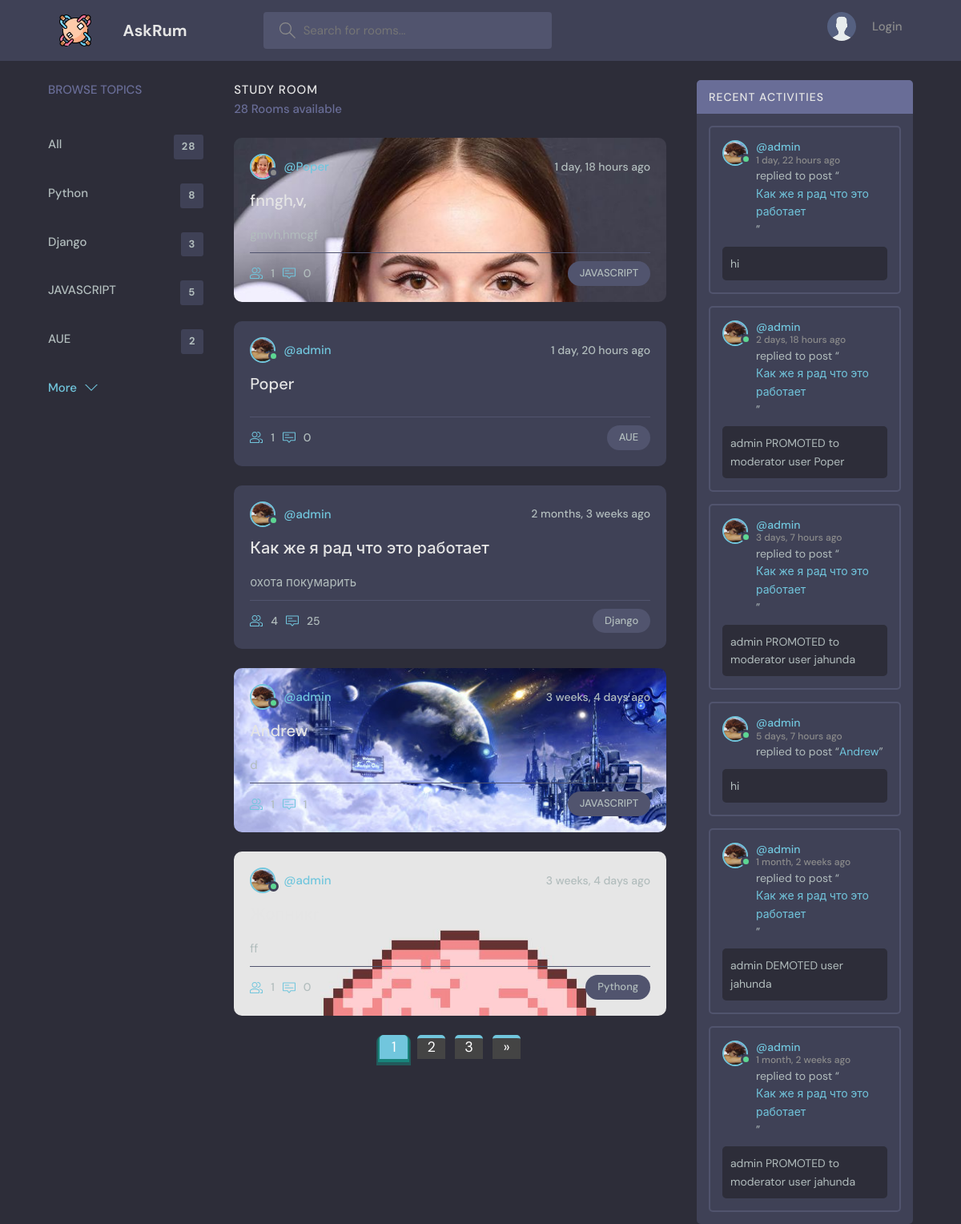
Before: / with the older database file.
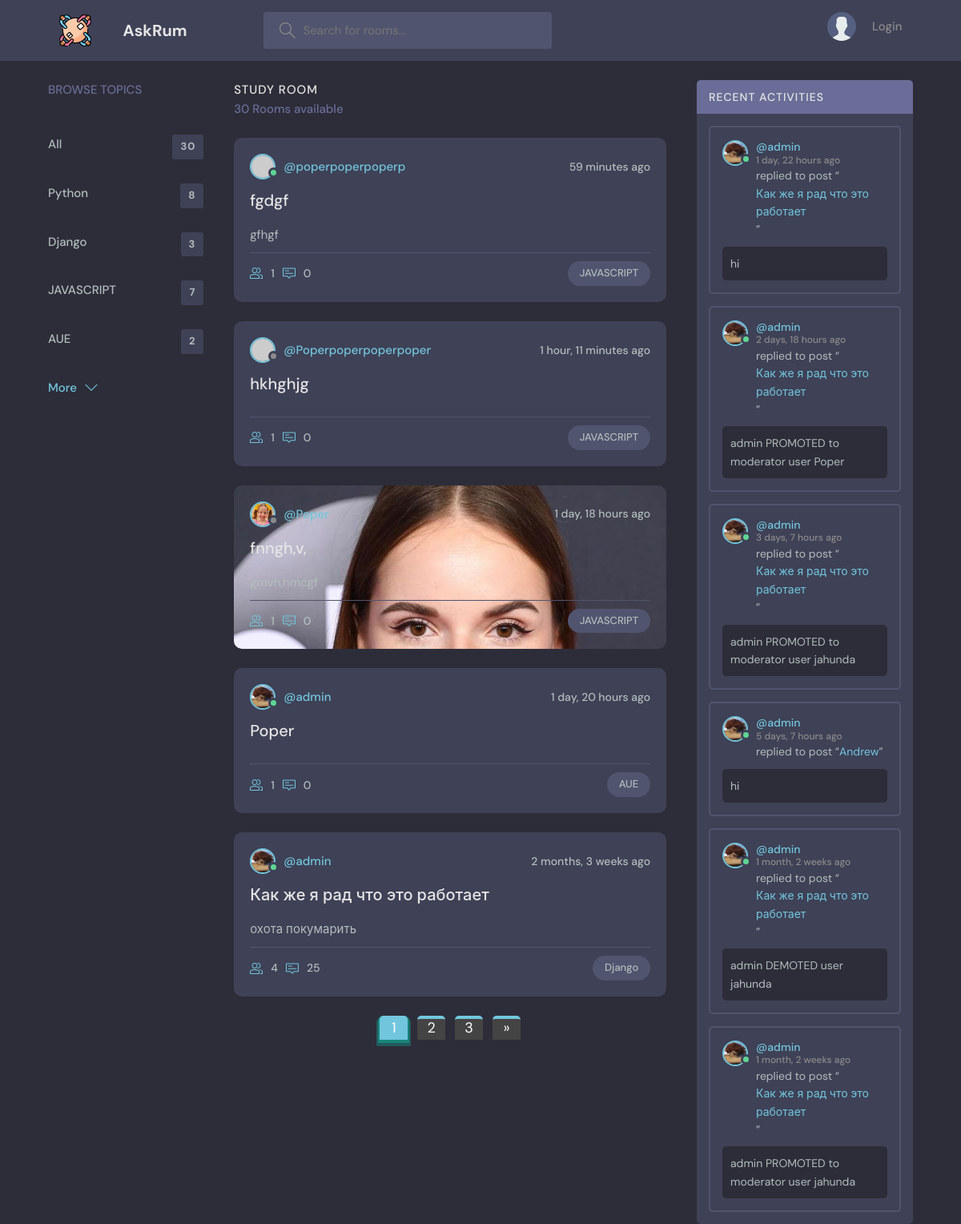
After: the same page with the newer database file.
### main/models.py (models this page shows, shortened)
class Topic(models.Model):
    name = models.CharField(max_length=200)

class Room(models.Model):
    host = models.ForeignKey(User, on_delete=models.SET_NULL, null=True)
    topic = models.ForeignKey(Topic, on_delete=models.SET_NULL, null=True)
    name = models.CharField(max_length=200)
    description = models.TextField(null=True, blank=True)
    image = models.ImageField(upload_to="room-images/%Y/%m/%d/", null=True, blank=True)
    moderator = models.ManyToManyField(User, related_name="moderator", blank=True)
    participants = models.ManyToManyField(User, related_name='participants', blank=True)
    updated = models.DateTimeField(auto_now=True)
    created = models.DateTimeField(auto_now_add=True)
    def __str__(self):
        return self.name
    class Meta:
        verbose_name = 'Room'
        verbose_name_plural = 'Rooms'
        ordering = ['-updated', '-created']
    @property
    def imageURL(self):
        try:
            url = self.image.url
        except:
            url = ''
        return url

class User(AbstractUser):
    name = models.CharField(max_length=200, null=True)
    email = models.EmailField(null=True, unique=True)
    bio = models.TextField(null=True)
    avatar = models.ImageField(upload_to="avatars/%Y/%m/%d/",null=True, blank=True)
    is_online = models.BooleanField(default=True)
    @property
    def imageURL(self):
        try:
            url = self.avatar.url
        except:
            url = ''
        return url

class Message(models.Model):
    user = models.ForeignKey(User, on_delete=models.CASCADE)
    room = models.ForeignKey(Room, on_delete=models.CASCADE)
    body = models.TextField(null=False)
    updated = models.DateTimeField(auto_now=True)
    created = models.DateTimeField(auto_now_add=True)
    class Meta:
        ordering = ['-updated', '-created']
    def __str__(self):
        return self.body[:50]

### main/views.py (the view)
# urls.py: path('', home, name='home'),
def home(request):
    q = request.GET.get('q') if request.GET.get('q') != None else ''
    rooms = Room.objects.filter(Q(topic__name__icontains=q) |
                                Q(name__icontains=q) |
                                Q(host__username__icontains=q) |
                                Q(description__icontains=q))
    topics = Topic.objects.all()[:5]
    room_all = Room.objects.all().count()
    room_count = rooms.count()
    room_messages = Message.objects.filter(Q(room__topic__name__icontains=q))
    paginator = Paginator(rooms, 5)
    page_number = request.GET.get('page')
    page_obj = paginator.get_page(page_number)
    context = {'title': 'Главная страница',
               'rooms':rooms, 'topics': topics,
               'room_count': room_count, 'room_messages':room_messages[:6],
               'room_all': room_all,
                'page_obj': page_obj, }
    return render(request, 'main/home.html', context)

### main/templates/main/home.html (shortened to what this page needs)
{%extends 'main/base.html'%}
{%block content%}
  <body>
    <main class="layout layout--3">
      <div class="container">
        {%include 'main/topics_component.html'%}
        <div class="roomList">
          <div class="roomList__header">
            <div>
              <h2>Study Room</h2>
              <p>{{room_count}} Rooms available</p>
            </div>
          </div>
        {%include 'main/feed_component.html'%}
        </div>
        {%include 'main/activity_component.html'%}
      </div>
    </main>
{%endblock%}

### main/templates/main/base.html (shortened to what this page needs)
<!DOCTYPE html>
{%load static%}
<html lang="en">
  <head>
    <link rel="stylesheet" href="{%static 'styles/style.css'%}" />
  </head>
  <body>
    {%include 'main/navbar.html'%}
    {%block content%}
    {%endblock%}
  </body>
</html>

### main/templates/main/navbar.html (shortened to what this page needs)
{%load static%}
    <header class="header header--loggedIn">
      <div class="container">
        <a href="{%url 'home'%}" class="header__logo">
          <img src="{%static 'images/round-tables.png'%}" />
          <h1>AskRum</h1>
        </a>
        <form class="header__search" method="get" action="{%url 'home'%}">
          <label>
            <input name="q" placeholder="Search for rooms..." />
          </label>
        </form>
        <nav class="header__menu">
          {%if request.user.is_authenticated%}
            <div class="header__user">
              <a href="{%url 'user-profile' request.user.pk%}">
                <div class="avatar avatar--medium active">
                    {%if request.user.imageURL%}
                        <img src="{{request.user.imageURL}}">
                    {%else%}
                        <img src="https://avatars.dicebear.com/api/bottts/{{request.user.username}}.svg" />
                    {%endif%}
                </div>
                <p>{{request.user.name}}<span>@{{request.user.username}}</span></p>
              </a>
              <button class="dropdown-button">
                <svg version="1.1" xmlns="http://www.w3.org/2000/svg" width="32" height="32" viewBox="0 0 32 32">
                  <title>chevron-down</title>
                  <path d="M16 21l-13-13h-3l16 16 16-16h-3l-13 13z"></path>
                </svg>
              </button>
            </div>
          {%else%}
            <a href="{%url 'login'%}">
              <img src="{%static 'images/avatar.svg'%}" />
              <p>Login</p>
            </a>
          {%endif%}
        </nav>
      </div>
    </header>

### main/templates/main/topics_component.html (shortened to what this page needs)
        <div class="topics">
          <div class="topics__header">
            <h2>Browse Topics</h2>
          </div>
              <ul class="topics__list">
                <li>
                  <a href="{%url 'home'%}">All <span>{{room_all}}</span></a>
                </li>
                  {%for t in topics%}
                      {%if t.room_set.all.count > 0%}
                            <li>
                              <a href="{%url 'home'%}?q={{t.name}}">{{t.name}}<span>{{t.room_set.all.count}}</span></a>
                            </li>
                      {%endif%}
                  {%endfor%}
              </ul>
          <a class="btn btn--link" href="{%url 'topics'%}">
            More
            <svg version="1.1" xmlns="http://www.w3.org/2000/svg" width="32" height="32" viewBox="0 0 32 32">
              <title>chevron-down</title>
              <path d="M16 21l-13-13h-3l16 16 16-16h-3l-13 13z"></path>
            </svg>
          </a>
        </div>

### main/templates/main/feed_component.html (shortened to what this page needs)
{%load static%}
            {%for room in page_obj%}
            {%if room.imageURL%}
                <div class="roomListRoom" style="background-image: url({{room.imageURL}}); background-size: cover;">
            {%else%}
              <div class="roomListRoom">
            {%endif%}
                <div class="roomListRoom__header">
                {%if room.host.pk != None %}
                      <a href="{%url 'user-profile' room.host.pk%}" class="roomListRoom__author">
                            {%if room.host.is_online%}
                             <div class="avatar avatar--small active">
                                {%if room.host.imageURL%}
                                    <img src="{{room.host.imageURL}}">
                                {%else%}
                                    <img src="https://avatars.dicebear.com/api/bottts/{{room.host.username}}.svg" />
                                {%endif%}
                            </div>
                            {%else%}
                             <div class="avatar avatar--small">
                                {%if room.host.imageURL%}
                                    <img src="{{room.host.imageURL}}">
                                {%else%}
                                    <img src="https://avatars.dicebear.com/api/bottts/{{room.host.username}}.svg" />
                                {%endif%}
                            </div>
                            {%endif%}
                        <span>@{{room.host.username}}</span>
                      </a>
                 {%endif%}
                  <div class="roomListRoom__actions">
                    <span>{{room.created|timesince}} ago</span>
                  </div>
                </div>
                <div class="roomListRoom__content">
                  <a href="{%url 'room' room.pk%}">{{room.name}}</a>
                  <p>{{room.description|truncatewords:20}}</p>
                </div>
                <div class="roomListRoom__meta">
                  <a href="{%url 'room' room.pk%}" class="roomListRoom__joined">
                      {{room.participants.all.count}}
                      {{room.message_set.count}}
                  </a>
                  <p class="roomListRoom__topic">{{room.topic.name}}</p>
                </div>
              </div>
        {%endfor%}
    {%if page_obj.has_other_pages%}
    <nav class="pagination-outer" aria-label="Page navigation">
        <ul class="pagination">
        {%for p in  page_obj.paginator.page_range%}
            {%if p == page_obj.number%}
                <li class="page-item active">
                    <a class="page-link">{{p}}</a>
                </li>
            {%elif p >= page_obj.number|add:-2 and p <= page_obj.number|add:2%}
                <li class="page-item">
                    <a class="page-link" href="?page={{p}}">{{p}}</a>
                </li>
            {%endif%}
        {%endfor%}
        {%if page_obj.has_next%}
            <li class="page-item">
                <a href="?page={{page_obj.next_page_number}}" class="page-link" aria-label="Next">
                    <span aria-hidden="true">»</span>
                </a>
            </li>
        {%endif%}
        </ul>
    </nav>
    {%endif%}
    <br>

### main/templates/main/activity_component.html (shortened to what this page needs)
{%load static%}
        <div class="activities">
          <div class="activities__header">
            <h2>Recent Activities</h2>
          </div>
            {%for message in room_messages%}
          <div class="activities__box">
            <div class="activities__boxHeader roomListRoom__header">
              <a href="{%url 'user-profile' message.user.pk %}" class="roomListRoom__author">
                    {%if message.user.is_online%}
                     <div class="avatar avatar--small active">
                        {%if message.user.imageURL%}
                            <img src="{{message.user.imageURL}}">
                        {%else%}
                            <img src="https://avatars.dicebear.com/api/bottts/{{message.user.username}}.svg" />
                        {%endif%}
                    </div>
                    {%endif%}
                <p>
                  @{{message.user.username}}
                  <span>{{message.created|timesince}} ago</span>
                </p>
              </a>
            </div>
            <div class="activities__boxContent">
              <p>replied to post “<a href="{%url 'room' message.room.pk%}">{{message.room.name}}</a>”</p>
              <div class="activities__boxRoomContent">
                {{message}}
              </div>
            </div>
          </div>
            {%endfor%}
        </div>

Changed rows visible on the page:
no longer on this page (row unchanged): Room: imageURL (picture), host.imageURL (picture), host.username "admin", created "3 weeks, 4 days", name "Andrew", description "d", participants.all.count "1", message_set.count "1", topic.name "JAVASCRIPT"
no longer on this page (row unchanged): Room: imageURL (picture), host.imageURL (picture), host.username "admin", created "3 weeks, 4 days", description "ff", participants.all.count "1", message_set.count "0", topic.name "Pythong"
computed for Topic "JAVASCRIPT": room_set.all.count "5" → "7"
added Room: host.username "poperpoperpoperp", created "59 minutes", name "fgdgf", description "gfhgf", participants.all.count "1", message_set.count "0", topic.name "JAVASCRIPT"
added Room: host.username "Poperpoperpoperpoper", created "1 hour, 11 minutes", name "hkhghjg", participants.all.count "1", message_set.count "0", topic.name "JAVASCRIPT"
Other visible differences:
{{ room_all }}: "28" → "30"
{{ room_count }}: "28" → "30"
